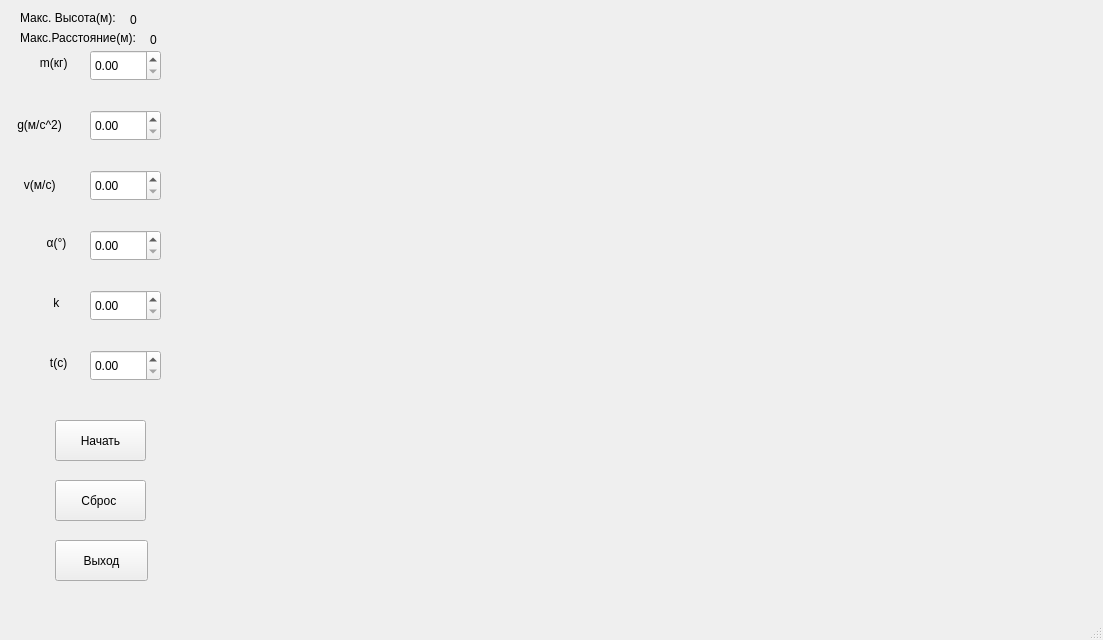
<?xml version="1.0" encoding="UTF-8"?>
<ui version="4.0">
 <class>MainWindow</class>
 <widget class="QMainWindow" name="MainWindow">
  <property name="geometry">
   <rect>
    <x>0</x>
    <y>0</y>
    <width>1103</width>
    <height>640</height>
   </rect>
  </property>
  <property name="windowTitle">
   <string>MainWindow</string>
  </property>
  <widget class="QWidget" name="centralwidget">
   <widget class="QDoubleSpinBox" name="mBox">
    <property name="geometry">
     <rect>
      <x>90</x>
      <y>50</y>
      <width>71</width>
      <height>31</height>
     </rect>
    </property>
    <property name="maximum">
     <double>1000.000000000000000</double>
    </property>
    <property name="value">
     <double>0.000000000000000</double>
    </property>
   </widget>
   <widget class="QDoubleSpinBox" name="gBox">
    <property name="geometry">
     <rect>
      <x>90</x>
      <y>110</y>
      <width>71</width>
      <height>31</height>
     </rect>
    </property>
    <property name="maximum">
     <double>1000.000000000000000</double>
    </property>
    <property name="value">
     <double>0.000000000000000</double>
    </property>
   </widget>
   <widget class="QDoubleSpinBox" name="vBox">
    <property name="geometry">
     <rect>
      <x>90</x>
      <y>170</y>
      <width>71</width>
      <height>31</height>
     </rect>
    </property>
    <property name="specialValueText">
     <string/>
    </property>
    <property name="maximum">
     <double>1000.000000000000000</double>
    </property>
    <property name="value">
     <double>0.000000000000000</double>
    </property>
   </widget>
   <widget class="QDoubleSpinBox" name="aBox">
    <property name="geometry">
     <rect>
      <x>90</x>
      <y>230</y>
      <width>71</width>
      <height>31</height>
     </rect>
    </property>
    <property name="maximum">
     <double>90.000000000000000</double>
    </property>
    <property name="value">
     <double>0.000000000000000</double>
    </property>
   </widget>
   <widget class="QDoubleSpinBox" name="kBox">
    <property name="geometry">
     <rect>
      <x>90</x>
      <y>290</y>
      <width>71</width>
      <height>31</height>
     </rect>
    </property>
    <property name="maximum">
     <double>90.000000000000000</double>
    </property>
    <property name="value">
     <double>0.000000000000000</double>
    </property>
   </widget>
   <widget class="QDoubleSpinBox" name="TBox">
    <property name="geometry">
     <rect>
      <x>90</x>
      <y>350</y>
      <width>71</width>
      <height>31</height>
     </rect>
    </property>
    <property name="maximum">
     <double>1000.000000000000000</double>
    </property>
    <property name="value">
     <double>0.000000000000000</double>
    </property>
   </widget>
   <widget class="QPushButton" name="pushButton">
    <property name="geometry">
     <rect>
      <x>55</x>
      <y>420</y>
      <width>91</width>
      <height>41</height>
     </rect>
    </property>
    <property name="text">
     <string>Начать</string>
    </property>
   </widget>
   <widget class="QLabel" name="label">
    <property name="geometry">
     <rect>
      <x>20</x>
      <y>55</y>
      <width>55</width>
      <height>16</height>
     </rect>
    </property>
    <property name="text">
     <string>      m(кг)</string>
    </property>
   </widget>
   <widget class="QLabel" name="label_2">
    <property name="geometry">
     <rect>
      <x>4</x>
      <y>115</y>
      <width>71</width>
      <height>20</height>
     </rect>
    </property>
    <property name="text">
     <string>    g(м/c^2)</string>
    </property>
   </widget>
   <widget class="QLabel" name="label_3">
    <property name="geometry">
     <rect>
      <x>4</x>
      <y>175</y>
      <width>71</width>
      <height>20</height>
     </rect>
    </property>
    <property name="text">
     <string>      v(м/c)</string>
    </property>
   </widget>
   <widget class="QLabel" name="label_4">
    <property name="geometry">
     <rect>
      <x>20</x>
      <y>235</y>
      <width>55</width>
      <height>16</height>
     </rect>
    </property>
    <property name="text">
     <string>        α(°)</string>
    </property>
   </widget>
   <widget class="QLabel" name="label_5">
    <property name="geometry">
     <rect>
      <x>20</x>
      <y>295</y>
      <width>55</width>
      <height>16</height>
     </rect>
    </property>
    <property name="text">
     <string>          k</string>
    </property>
   </widget>
   <widget class="QLabel" name="label_6">
    <property name="geometry">
     <rect>
      <x>20</x>
      <y>355</y>
      <width>55</width>
      <height>16</height>
     </rect>
    </property>
    <property name="text">
     <string>         t(с)</string>
    </property>
   </widget>
   <widget class="QLabel" name="label_7">
    <property name="geometry">
     <rect>
      <x>20</x>
      <y>10</y>
      <width>101</width>
      <height>16</height>
     </rect>
    </property>
    <property name="text">
     <string>Макс. Высота(м):</string>
    </property>
   </widget>
   <widget class="QLabel" name="label_8">
    <property name="geometry">
     <rect>
      <x>20</x>
      <y>30</y>
      <width>121</width>
      <height>16</height>
     </rect>
    </property>
    <property name="text">
     <string>Макс.Расстояние(м):</string>
    </property>
   </widget>
   <widget class="QLabel" name="maxHLabel">
    <property name="geometry">
     <rect>
      <x>130</x>
      <y>10</y>
      <width>181</width>
      <height>20</height>
     </rect>
    </property>
    <property name="text">
     <string>0</string>
    </property>
   </widget>
   <widget class="QLabel" name="maxDistance">
    <property name="geometry">
     <rect>
      <x>150</x>
      <y>30</y>
      <width>151</width>
      <height>20</height>
     </rect>
    </property>
    <property name="text">
     <string>0</string>
    </property>
   </widget>
   <widget class="QChartView" name="widget" native="true">
    <property name="geometry">
     <rect>
      <x>210</x>
      <y>20</y>
      <width>881</width>
      <height>561</height>
     </rect>
    </property>
    <widget class="QLabel" name="GLabel">
     <property name="geometry">
      <rect>
       <x>290</x>
       <y>46</y>
       <width>271</width>
       <height>16</height>
      </rect>
     </property>
     <property name="text">
      <string/>
     </property>
    </widget>
   </widget>
   <widget class="QPushButton" name="EraseButton">
    <property name="geometry">
     <rect>
      <x>55</x>
      <y>480</y>
      <width>91</width>
      <height>41</height>
     </rect>
    </property>
    <property name="text">
     <string>Сброс </string>
    </property>
   </widget>
   <widget class="QPushButton" name="ExitButton">
    <property name="geometry">
     <rect>
      <x>55</x>
      <y>540</y>
      <width>93</width>
      <height>41</height>
     </rect>
    </property>
    <property name="text">
     <string>Выход</string>
    </property>
   </widget>
  </widget>
  <widget class="QMenuBar" name="menubar">
   <property name="geometry">
    <rect>
     <x>0</x>
     <y>0</y>
     <width>1103</width>
     <height>26</height>
    </rect>
   </property>
  </widget>
  <widget class="QStatusBar" name="statusbar"/>
 </widget>
 <customwidgets>
  <customwidget>
   <class>QChartView</class>
   <extends>QWidget</extends>
   <header location="global">qchartview.h</header>
   <container>1</container>
  </customwidget>
 </customwidgets>
 <resources/>
 <connections/>
</ui>
